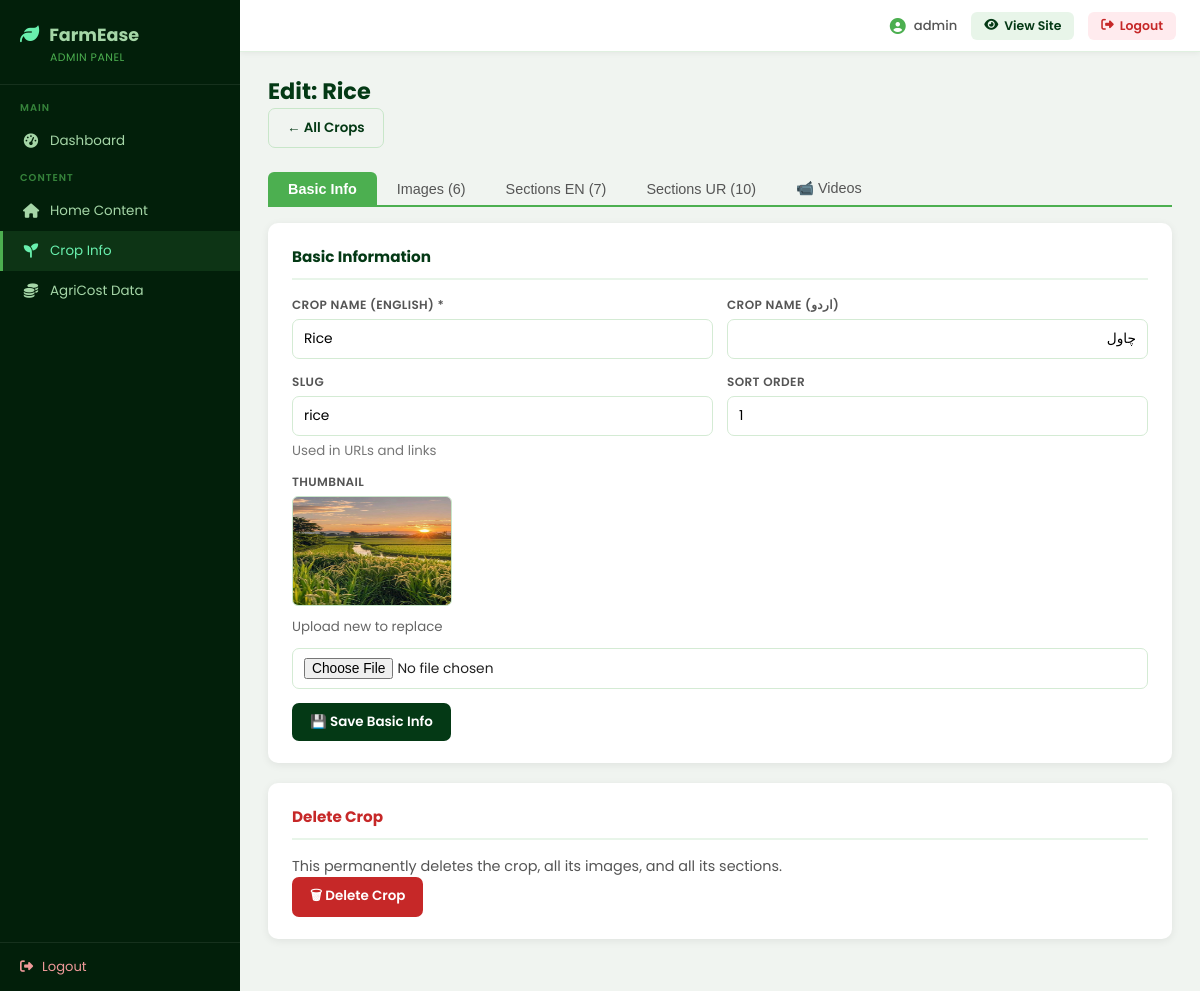
/backend/admin/crop-info.php?view=edit&id=1 (signed in), run on the app's committed database.
### tables this page shows
CREATE TABLE `crops` (
  `id` int(11) NOT NULL,
  `slug` varchar(50) NOT NULL,
  `name_en` varchar(100) DEFAULT '',
  `name_ur` varchar(100) DEFAULT '',
  `desc_en` text DEFAULT NULL,
  `desc_ur` text DEFAULT NULL,
  `thumbnail` varchar(255) DEFAULT '',
  `video_1` varchar(100) DEFAULT '',
  `video_2` varchar(100) DEFAULT '',
  `video_3` varchar(100) DEFAULT '',
  `video_4` varchar(100) DEFAULT '',
  `sort_order` int(11) DEFAULT 0
);

### backend/admin/crop-info.php (the view, shortened to what this page needs)
<?php
function imgUrl($path) {
    return str_starts_with($path, 'http') ? $path : '../../frontend/' . $path;
}
global $conn;
$view = $_GET['view'] ?? '';
$id   = (int)($_GET['id'] ?? 0);
$msg  = $_GET['msg'] ?? '';
$tab  = $_GET['tab'] ?? 'basic';
$crop = null;
$images = [];
$secEn = [];
$secUr = [];
if ($view === 'edit' && $id) {
    $crop   = $conn->query("SELECT * FROM crops WHERE id=$id")->fetch_assoc();
    $images = $conn->query("SELECT * FROM crop_images WHERE crop_id=$id ORDER BY sort_order")->fetch_all(MYSQLI_ASSOC);
    $secEn  = $conn->query("SELECT * FROM crop_sections WHERE crop_id=$id AND lang='en' ORDER BY sort_order")->fetch_all(MYSQLI_ASSOC);
    $secUr  = $conn->query("SELECT * FROM crop_sections WHERE crop_id=$id AND lang='ur' ORDER BY sort_order")->fetch_all(MYSQLI_ASSOC);
}
$allCrops = $conn->query("SELECT * FROM crops ORDER BY sort_order, name_en")->fetch_all(MYSQLI_ASSOC);
?>
<!DOCTYPE html><html lang="en"><head><meta charset="UTF-8"><title>Crop Info</title>
<?php include __DIR__ . '/partials/head-styles.php'; ?>
</head><body>
<div class="layout">
<?php include __DIR__ . '/partials/sidebar.php'; ?>
<main class="content">
<?php if ($view === 'new'): ?>
<div class="page-header">
  <h1>Add New Crop</h1>
  <a href="crop-info.php" class="btn btn-outline">← Back</a>
</div>
<?php if ($msg === 'slug_taken'): ?>
<div class="alert alert-error">⚠ That slug is already taken. Choose a different one.</div>
<?php endif; ?>
<div class="card">
  <form method="POST" enctype="multipart/form-data">
    <input type="hidden" name="_action" value="create">
    <div class="form-grid">
      <div class="form-group">
        <label>Crop Name (English) *</label>
        <input type="text" name="name_en" required placeholder="e.g. Wheat">
      </div>
      <div class="form-group">
        <label>Crop Name (اردو)</label>
        <input type="text" name="name_ur" dir="rtl" placeholder="e.g. گندم">
      </div>
      <div class="form-group">
        <label>Slug (URL key) *</label>
        <input type="text" name="slug" required placeholder="e.g. wheat" id="slugInput">
        <small style="color:#777">Lowercase letters, numbers, hyphens only</small>
      </div>
      <div class="form-group">
        <label>Sort Order</label>
        <input type="number" name="sort_order" value="0">
      </div>
    </div>
    <div class="form-group" style="margin-top:12px">
      <label>Thumbnail Image</label>
      <input type="file" name="thumbnail" accept="image/*">
    </div>
    <div class="btn-group" style="margin-top:16px">
      <button type="submit" class="btn btn-primary">Create Crop →</button>
      <a href="crop-info.php" class="btn btn-outline">Cancel</a>
    </div>
  </form>
</div>
<script>
document.querySelector('input[name="name_en"]').addEventListener('input', function(){
  const s = document.getElementById('slugInput');
  if (!s.dataset.manual) s.value = this.value.toLowerCase().replace(/[^a-z0-9]+/g,'-').replace(/^-|-$/g,'');
});
document.getElementById('slugInput').addEventListener('input', function(){ this.dataset.manual = '1'; });
</script>
<?php elseif ($view === 'edit' && $crop): ?>
<div class="page-header">
  <h1>Edit: <?= htmlspecialchars($crop['name_en']) ?></h1>
  <a href="crop-info.php" class="btn btn-outline">← All Crops</a>
</div>
<div class="tab-strip">
  <button class="<?= $tab==='basic'?'active':'' ?>" onclick="showTab('basic')">Basic Info</button>
  <button class="<?= $tab==='images'?'active':'' ?>" onclick="showTab('images')">Images (<?= count($images) ?>)</button>
  <button class="<?= $tab==='en'?'active':'' ?>" onclick="showTab('en')">Sections EN (<?= count($secEn) ?>)</button>
  <button class="<?= $tab==='ur'?'active':'' ?>" onclick="showTab('ur')">Sections UR (<?= count($secUr) ?>)</button>
  <button class="<?= $tab==='videos'?'active':'' ?>" onclick="showTab('videos')">📹 Videos</button>
</div>
<div id="tab-basic" class="tab-pane <?= $tab==='basic'?'show':'' ?>">
<div class="card">
  <h2>Basic Information</h2>
  <form method="POST" enctype="multipart/form-data">
    <div class="form-grid">
      <div class="form-group">
        <label>Crop Name (English) *</label>
        <input type="text" name="name_en" value="<?= htmlspecialchars($crop['name_en']) ?>" required>
      </div>
      <div class="form-group">
        <label>Crop Name (اردو)</label>
        <input type="text" name="name_ur" dir="rtl" value="<?= htmlspecialchars($crop['name_ur']) ?>">
      </div>
      <div class="form-group">
        <label>Slug</label>
        <input type="text" name="slug" value="<?= htmlspecialchars($crop['slug']) ?>" required>
        <small style="color:#777">Used in URLs and links</small>
      </div>
      <div class="form-group">
        <label>Sort Order</label>
        <input type="number" name="sort_order" value="<?= (int)$crop['sort_order'] ?>">
      </div>
    </div>
    <div class="form-group" style="margin-top:12px">
      <label>Thumbnail</label>
      <?php if ($crop['thumbnail']): ?>
        <img src="<?= htmlspecialchars(imgUrl($crop['thumbnail'])) ?>" class="img-preview" style="max-width:160px;max-height:110px;border-radius:6px;border:1px solid #c8e6c9;display:block;margin-bottom:6px">
        <small style="color:#666">Upload new to replace</small>
      <?php endif; ?>
      <input type="file" name="thumbnail" accept="image/*" style="margin-top:6px">
    </div>
    <div class="btn-group" style="margin-top:14px">
      <button type="submit" class="btn btn-primary">💾 Save Basic Info</button>
    </div>
  </form>
</div>
<div class="card" style="border-color:#ffcdd2">
  <h2 style="color:#c62828">Delete Crop</h2>
  <p style="color:#555;font-size:.9rem">This permanently deletes the crop, all its images, and all its sections.</p>
  <form method="POST" onsubmit="return confirm('Delete this crop and ALL its data? This cannot be undone.')">
    <button type="submit" class="btn btn-danger">🗑 Delete Crop</button>
  </form>
</div>
</div>
<?php endif; ?>
</main></div></body></html>

### backend/admin/partials/head-styles.php (style rules this page uses)
* { box-sizing: border-box; margin: 0; padding: 0; }
body { font-family: 'Poppins', sans-serif; background: #f0f4f0; color: #222; }
.layout { display: flex; min-height: 100vh; }
.content { flex: 1; margin-left: 240px; padding: 74px 28px 32px; overflow-y: auto; min-width: 0; }
.page-header { margin-bottom: 24px; }
.page-header h1 { font-size: 1.4rem; font-weight: 700; color: #043915; display: flex; align-items: center; gap: 10px; }
.card { background: #fff; border-radius: 10px; padding: 22px 24px; box-shadow: 0 2px 8px rgba(0,0,0,.07); margin-bottom: 20px; }
.card h2 { font-size: .95rem; color: #043915; margin-bottom: 16px; padding-bottom: 10px; border-bottom: 2px solid #e8f5e9; display: flex; align-items: center; gap: 8px; }
.form-grid { display: grid; grid-template-columns: 1fr 1fr; gap: 14px; }
.form-group { display: flex; flex-direction: column; gap: 5px; }
.form-group label { font-size: .75rem; font-weight: 600; color: #555; text-transform: uppercase; letter-spacing: .4px; }
.form-group input, .form-group select, .form-group textarea { border: 1.5px solid #d4ebd4; border-radius: 7px; padding: 9px 11px; font-size: .86rem; font-family: 'Poppins', sans-serif; outline: none; transition: border-color .2s, box-shadow .2s; width: 100%; background: #fff; }
.btn { padding: 9px 18px; border-radius: 7px; border: none; cursor: pointer; font-size: .84rem; font-weight: 600; font-family: 'Poppins', sans-serif; text-decoration: none; display: inline-flex; align-items: center; gap: 7px; transition: background .2s, transform .15s; }
.btn-primary { background: #043915; color: #fff; }
.btn-danger { background: #c62828; color: #fff; }
.btn-outline { background: transparent; color: #043915; border: 1.5px solid #c8e6c9; }
.btn-group { display: flex; gap: 8px; margin-top: 14px; flex-wrap: wrap; }

### backend/admin/crop-info.php (style rules this page uses)
.tab-strip { display:flex;gap:0;border-bottom:2px solid #4caf50;margin-bottom:16px }
.tab-strip button { padding:8px 20px;border:none;background:none;cursor:pointer;font-size:.9rem;color:#555;border-radius:6px 6px 0 0;transition:background .15s }
.tab-strip button.active { background:#4caf50;color:#fff;font-weight:600 }
.tab-pane { display:none }
.tab-pane.show { display:block }

### data on the page
crops: name_en "Rice", name_ur "چاول", slug "rice", sort_order "1", thumbnail (picture)

### other printed values
$_SESSION['admin_user'] "admin"
count($images) "6"
count($secEn) "7"
count($secUr) "10"
